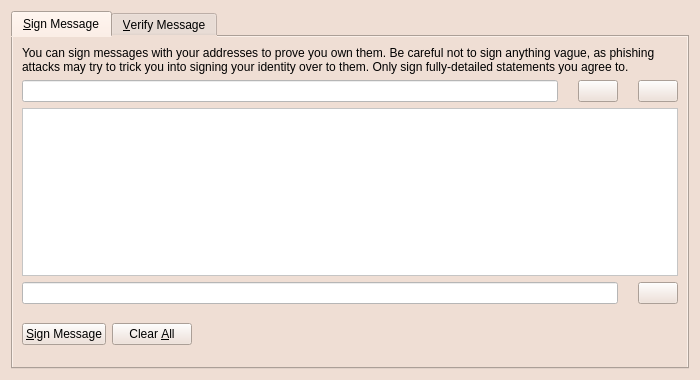
<?xml version="1.0" encoding="UTF-8"?>
<ui version="4.0">
 <class>SignVerifyMessageDialog</class>
 <widget class="QDialog" name="SignVerifyMessageDialog">
  <property name="geometry">
   <rect>
    <x>0</x>
    <y>0</y>
    <width>700</width>
    <height>380</height>
   </rect>
  </property>
  <property name="windowTitle">
   <string>Signatures - Sign / Verify a Message</string>
  </property>
  <property name="styleSheet">
   <string notr="true">background-color:rgb(239,222,212)</string>
  </property>
  <property name="modal">
   <bool>true</bool>
  </property>
  <layout class="QVBoxLayout" name="verticalLayout">
   <item>
    <widget class="QTabWidget" name="tabWidget">
     <property name="currentIndex">
      <number>0</number>
     </property>
     <widget class="QWidget" name="tabSignMessage">
      <attribute name="title">
       <string>&amp;Sign Message</string>
      </attribute>
      <layout class="QVBoxLayout" name="verticalLayout_SM">
       <item>
        <widget class="QLabel" name="infoLabel_SM">
         <property name="text">
          <string>You can sign messages with your addresses to prove you own them. Be careful not to sign anything vague, as phishing attacks may try to trick you into signing your identity over to them. Only sign fully-detailed statements you agree to.</string>
         </property>
         <property name="textFormat">
          <enum>Qt::PlainText</enum>
         </property>
         <property name="wordWrap">
          <bool>true</bool>
         </property>
        </widget>
       </item>
       <item>
        <layout class="QHBoxLayout" name="horizontalLayout_1_SM">
         <property name="spacing">
          <number>0</number>
         </property>
         <item>
          <widget class="QValidatedLineEdit" name="addressIn_SM">
           <property name="toolTip">
            <string>The address to sign the message with (e.g. B8gZqgY4r2RoEdqYk3QsAqFckyf9pRHN6i)</string>
           </property>
           <property name="styleSheet">
            <string notr="true">background-color:white</string>
           </property>
           <property name="maxLength">
            <number>34</number>
           </property>
          </widget>
         </item>
         <item>
          <spacer name="verticalSpacer_2">
           <property name="orientation">
            <enum>Qt::Vertical</enum>
           </property>
           <property name="sizeHint" stdset="0">
            <size>
             <width>20</width>
             <height>40</height>
            </size>
           </property>
          </spacer>
         </item>
         <item>
          <widget class="QPushButton" name="addressBookButton_SM">
           <property name="toolTip">
            <string>Choose an address from the address book</string>
           </property>
           <property name="text">
            <string/>
           </property>
           <property name="icon">
            <iconset resource="../bitcoin.qrc">
             <normaloff>:/icons/address-book</normaloff>:/icons/address-book</iconset>
           </property>
           <property name="shortcut">
            <string>Alt+A</string>
           </property>
           <property name="autoDefault">
            <bool>false</bool>
           </property>
          </widget>
         </item>
         <item>
          <spacer name="verticalSpacer_3">
           <property name="orientation">
            <enum>Qt::Vertical</enum>
           </property>
           <property name="sizeHint" stdset="0">
            <size>
             <width>20</width>
             <height>40</height>
            </size>
           </property>
          </spacer>
         </item>
         <item>
          <widget class="QPushButton" name="pasteButton_SM">
           <property name="toolTip">
            <string>Paste address from clipboard</string>
           </property>
           <property name="text">
            <string/>
           </property>
           <property name="icon">
            <iconset resource="../bitcoin.qrc">
             <normaloff>:/icons/editpaste</normaloff>:/icons/editpaste</iconset>
           </property>
           <property name="shortcut">
            <string>Alt+P</string>
           </property>
           <property name="autoDefault">
            <bool>false</bool>
           </property>
          </widget>
         </item>
        </layout>
       </item>
       <item>
        <widget class="QPlainTextEdit" name="messageIn_SM">
         <property name="toolTip">
          <string>Enter the message you want to sign here</string>
         </property>
         <property name="styleSheet">
          <string notr="true">background-color:white</string>
         </property>
        </widget>
       </item>
       <item>
        <layout class="QHBoxLayout" name="horizontalLayout_2_SM">
         <property name="spacing">
          <number>0</number>
         </property>
         <item>
          <widget class="QLineEdit" name="signatureOut_SM">
           <property name="font">
            <font>
             <italic>true</italic>
            </font>
           </property>
           <property name="styleSheet">
            <string notr="true">background-color:white</string>
           </property>
           <property name="readOnly">
            <bool>true</bool>
           </property>
          </widget>
         </item>
         <item>
          <spacer name="verticalSpacer_4">
           <property name="orientation">
            <enum>Qt::Vertical</enum>
           </property>
           <property name="sizeHint" stdset="0">
            <size>
             <width>20</width>
             <height>40</height>
            </size>
           </property>
          </spacer>
         </item>
         <item>
          <widget class="QPushButton" name="copySignatureButton_SM">
           <property name="toolTip">
            <string>Copy the current signature to the system clipboard</string>
           </property>
           <property name="text">
            <string/>
           </property>
           <property name="icon">
            <iconset resource="../bitcoin.qrc">
             <normaloff>:/icons/editcopy</normaloff>:/icons/editcopy</iconset>
           </property>
           <property name="autoDefault">
            <bool>false</bool>
           </property>
          </widget>
         </item>
        </layout>
       </item>
       <item>
        <layout class="QHBoxLayout" name="horizontalLayout_3_SM">
         <item>
          <widget class="QPushButton" name="signMessageButton_SM">
           <property name="toolTip">
            <string>Sign the message to prove you own this Kashmircoin address</string>
           </property>
           <property name="text">
            <string>&amp;Sign Message</string>
           </property>
           <property name="icon">
            <iconset resource="../bitcoin.qrc">
             <normaloff>:/icons/edit</normaloff>:/icons/edit</iconset>
           </property>
           <property name="autoDefault">
            <bool>false</bool>
           </property>
          </widget>
         </item>
         <item>
          <widget class="QPushButton" name="clearButton_SM">
           <property name="toolTip">
            <string>Reset all sign message fields</string>
           </property>
           <property name="text">
            <string>Clear &amp;All</string>
           </property>
           <property name="icon">
            <iconset resource="../bitcoin.qrc">
             <normaloff>:/icons/remove</normaloff>:/icons/remove</iconset>
           </property>
           <property name="autoDefault">
            <bool>false</bool>
           </property>
          </widget>
         </item>
         <item>
          <spacer name="horizontalSpacer_1_SM">
           <property name="orientation">
            <enum>Qt::Horizontal</enum>
           </property>
           <property name="sizeHint" stdset="0">
            <size>
             <width>40</width>
             <height>48</height>
            </size>
           </property>
          </spacer>
         </item>
         <item>
          <widget class="QLabel" name="statusLabel_SM">
           <property name="font">
            <font>
             <weight>75</weight>
             <bold>true</bold>
            </font>
           </property>
           <property name="text">
            <string/>
           </property>
           <property name="wordWrap">
            <bool>true</bool>
           </property>
          </widget>
         </item>
         <item>
          <spacer name="horizontalSpacer_2_SM">
           <property name="orientation">
            <enum>Qt::Horizontal</enum>
           </property>
           <property name="sizeHint" stdset="0">
            <size>
             <width>40</width>
             <height>48</height>
            </size>
           </property>
          </spacer>
         </item>
        </layout>
       </item>
      </layout>
     </widget>
     <widget class="QWidget" name="tabVerifyMessage">
      <attribute name="title">
       <string>&amp;Verify Message</string>
      </attribute>
      <layout class="QVBoxLayout" name="verticalLayout_VM">
       <item>
        <widget class="QLabel" name="infoLabel_VM">
         <property name="text">
          <string>Enter the signing address, message (ensure you copy line breaks, spaces, tabs, etc. exactly) and signature below to verify the message. Be careful not to read more into the signature than what is in the signed message itself, to avoid being tricked by a man-in-the-middle attack.</string>
         </property>
         <property name="textFormat">
          <enum>Qt::PlainText</enum>
         </property>
         <property name="alignment">
          <set>Qt::AlignLeading|Qt::AlignLeft|Qt::AlignTop</set>
         </property>
         <property name="wordWrap">
          <bool>true</bool>
         </property>
        </widget>
       </item>
       <item>
        <layout class="QHBoxLayout" name="horizontalLayout_1_VM">
         <property name="spacing">
          <number>0</number>
         </property>
         <item>
          <widget class="QValidatedLineEdit" name="addressIn_VM">
           <property name="toolTip">
            <string>The address the message was signed with (e.g. B8gZqgY4r2RoEdqYk3QsAqFckyf9pRHN6i)</string>
           </property>
           <property name="styleSheet">
            <string notr="true">background-color:white</string>
           </property>
           <property name="maxLength">
            <number>34</number>
           </property>
          </widget>
         </item>
         <item>
          <spacer name="verticalSpacer">
           <property name="orientation">
            <enum>Qt::Vertical</enum>
           </property>
           <property name="sizeHint" stdset="0">
            <size>
             <width>20</width>
             <height>40</height>
            </size>
           </property>
          </spacer>
         </item>
         <item>
          <widget class="QPushButton" name="addressBookButton_VM">
           <property name="toolTip">
            <string>Choose an address from the address book</string>
           </property>
           <property name="text">
            <string/>
           </property>
           <property name="icon">
            <iconset resource="../bitcoin.qrc">
             <normaloff>:/icons/address-book</normaloff>:/icons/address-book</iconset>
           </property>
           <property name="shortcut">
            <string>Alt+A</string>
           </property>
           <property name="autoDefault">
            <bool>false</bool>
           </property>
          </widget>
         </item>
        </layout>
       </item>
       <item>
        <widget class="QPlainTextEdit" name="messageIn_VM">
         <property name="styleSheet">
          <string notr="true">background-color:white</string>
         </property>
        </widget>
       </item>
       <item>
        <widget class="QValidatedLineEdit" name="signatureIn_VM">
         <property name="styleSheet">
          <string notr="true">background-color:white</string>
         </property>
        </widget>
       </item>
       <item>
        <layout class="QHBoxLayout" name="horizontalLayout_2_VM">
         <item>
          <widget class="QPushButton" name="verifyMessageButton_VM">
           <property name="toolTip">
            <string>Verify the message to ensure it was signed with the specified Kashmircoin address</string>
           </property>
           <property name="text">
            <string>&amp;Verify Message</string>
           </property>
           <property name="icon">
            <iconset resource="../bitcoin.qrc">
             <normaloff>:/icons/transaction_0</normaloff>:/icons/transaction_0</iconset>
           </property>
           <property name="autoDefault">
            <bool>false</bool>
           </property>
          </widget>
         </item>
         <item>
          <widget class="QPushButton" name="clearButton_VM">
           <property name="toolTip">
            <string>Reset all verify message fields</string>
           </property>
           <property name="text">
            <string>Clear &amp;All</string>
           </property>
           <property name="icon">
            <iconset resource="../bitcoin.qrc">
             <normaloff>:/icons/remove</normaloff>:/icons/remove</iconset>
           </property>
           <property name="autoDefault">
            <bool>false</bool>
           </property>
          </widget>
         </item>
         <item>
          <spacer name="horizontalSpacer_1_VM">
           <property name="orientation">
            <enum>Qt::Horizontal</enum>
           </property>
           <property name="sizeHint" stdset="0">
            <size>
             <width>40</width>
             <height>48</height>
            </size>
           </property>
          </spacer>
         </item>
         <item>
          <widget class="QLabel" name="statusLabel_VM">
           <property name="font">
            <font>
             <weight>75</weight>
             <bold>true</bold>
            </font>
           </property>
           <property name="text">
            <string/>
           </property>
           <property name="wordWrap">
            <bool>true</bool>
           </property>
          </widget>
         </item>
         <item>
          <spacer name="horizontalSpacer_2_VM">
           <property name="orientation">
            <enum>Qt::Horizontal</enum>
           </property>
           <property name="sizeHint" stdset="0">
            <size>
             <width>40</width>
             <height>48</height>
            </size>
           </property>
          </spacer>
         </item>
        </layout>
       </item>
      </layout>
     </widget>
    </widget>
   </item>
  </layout>
 </widget>
 <customwidgets>
  <customwidget>
   <class>QValidatedLineEdit</class>
   <extends>QLineEdit</extends>
   <header>qvalidatedlineedit.h</header>
  </customwidget>
 </customwidgets>
 <resources>
  <include location="../bitcoin.qrc"/>
 </resources>
 <connections/>
</ui>
